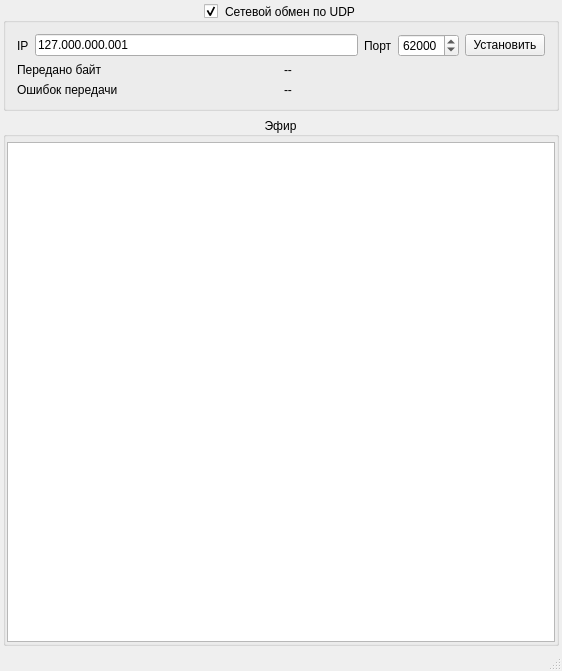
<?xml version="1.0" encoding="UTF-8"?>
<ui version="4.0">
 <class>MainWindow</class>
 <widget class="QMainWindow" name="MainWindow">
  <property name="geometry">
   <rect>
    <x>0</x>
    <y>0</y>
    <width>562</width>
    <height>671</height>
   </rect>
  </property>
  <property name="windowTitle">
   <string>RaspberryPi Terminal</string>
  </property>
  <widget class="QWidget" name="centralWidget">
   <layout class="QVBoxLayout" name="verticalLayout">
    <property name="leftMargin">
     <number>3</number>
    </property>
    <property name="topMargin">
     <number>3</number>
    </property>
    <property name="rightMargin">
     <number>3</number>
    </property>
    <property name="bottomMargin">
     <number>3</number>
    </property>
    <item>
     <widget class="QGroupBox" name="grbNetwork">
      <property name="title">
       <string>Сетевой обмен по UDP</string>
      </property>
      <property name="alignment">
       <set>Qt::AlignCenter</set>
      </property>
      <property name="checkable">
       <bool>true</bool>
      </property>
      <layout class="QVBoxLayout" name="verticalLayout_3">
       <item>
        <layout class="QHBoxLayout" name="horizontalLayout_3">
         <property name="rightMargin">
          <number>0</number>
         </property>
         <item>
          <widget class="QLabel" name="label">
           <property name="text">
            <string>IP</string>
           </property>
          </widget>
         </item>
         <item>
          <widget class="QLineEdit" name="leIP">
           <property name="inputMask">
            <string>000.000.000.000;_</string>
           </property>
           <property name="text">
            <string>127.000.000.001</string>
           </property>
          </widget>
         </item>
         <item>
          <widget class="QLabel" name="label_2">
           <property name="text">
            <string>Порт</string>
           </property>
          </widget>
         </item>
         <item>
          <widget class="QSpinBox" name="spbPort">
           <property name="maximum">
            <number>65535</number>
           </property>
           <property name="value">
            <number>62000</number>
           </property>
          </widget>
         </item>
         <item>
          <widget class="QPushButton" name="pbNetSettings">
           <property name="text">
            <string>Установить</string>
           </property>
           <property name="checkable">
            <bool>false</bool>
           </property>
           <property name="checked">
            <bool>false</bool>
           </property>
          </widget>
         </item>
        </layout>
       </item>
       <item>
        <layout class="QVBoxLayout" name="verticalLayout_4">
         <property name="topMargin">
          <number>0</number>
         </property>
         <property name="bottomMargin">
          <number>0</number>
         </property>
         <item>
          <layout class="QHBoxLayout" name="horizontalLayout_2">
           <property name="topMargin">
            <number>0</number>
           </property>
           <item>
            <widget class="QLabel" name="label_3">
             <property name="text">
              <string>Передано байт</string>
             </property>
            </widget>
           </item>
           <item>
            <widget class="QLabel" name="lBytesSend">
             <property name="text">
              <string>--</string>
             </property>
            </widget>
           </item>
          </layout>
         </item>
         <item>
          <layout class="QHBoxLayout" name="horizontalLayout_4">
           <property name="topMargin">
            <number>0</number>
           </property>
           <item>
            <widget class="QLabel" name="label_4">
             <property name="text">
              <string>Ошибок передачи</string>
             </property>
            </widget>
           </item>
           <item>
            <widget class="QLabel" name="lErrorSend">
             <property name="text">
              <string>--</string>
             </property>
            </widget>
           </item>
          </layout>
         </item>
        </layout>
       </item>
      </layout>
     </widget>
    </item>
    <item>
     <widget class="QGroupBox" name="groupBox_2">
      <property name="title">
       <string>Эфир</string>
      </property>
      <property name="alignment">
       <set>Qt::AlignCenter</set>
      </property>
      <layout class="QVBoxLayout" name="verticalLayout_2">
       <property name="spacing">
        <number>1</number>
       </property>
       <property name="leftMargin">
        <number>1</number>
       </property>
       <property name="topMargin">
        <number>5</number>
       </property>
       <property name="rightMargin">
        <number>1</number>
       </property>
       <property name="bottomMargin">
        <number>1</number>
       </property>
       <item>
        <widget class="QTextEdit" name="teTerminal">
         <property name="font">
          <font>
           <family>Ubuntu Mono</family>
           <pointsize>12</pointsize>
          </font>
         </property>
         <property name="readOnly">
          <bool>true</bool>
         </property>
        </widget>
       </item>
      </layout>
     </widget>
    </item>
   </layout>
  </widget>
  <widget class="QStatusBar" name="statusBar"/>
 </widget>
 <layoutdefault spacing="6" margin="11"/>
 <resources/>
 <connections/>
</ui>
